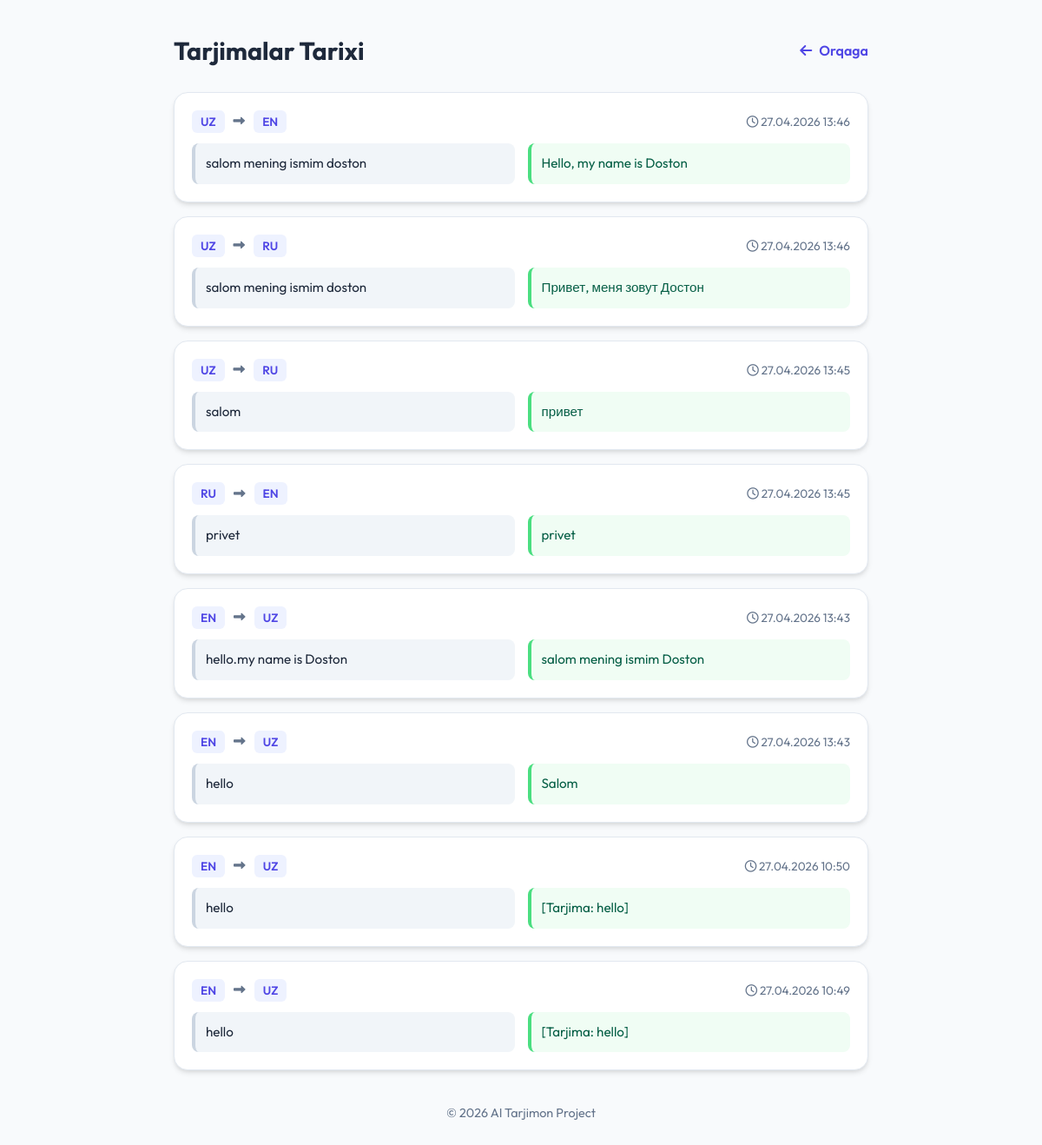
The page /history/ on the database its author committed.
### main/models.py (models this page shows, shortened)
class TranslationHistory(models.Model):
    source_text = models.TextField(verbose_name="Asl matn")
    translated_text = models.TextField(verbose_name="Tarjima qilingan matn")
    from_lang = models.ForeignKey(Language, on_delete=models.PROTECT, related_name='from_translations')
    to_lang = models.ForeignKey(Language, on_delete=models.PROTECT, related_name='to_translations')
    created_at = models.DateTimeField(auto_now_add=True, verbose_name="Vaqti")
    class Meta:
        ordering = ['-created_at']
        verbose_name_plural = "Tarjima tarixi"

class Language(models.Model):
    name = models.CharField(max_length=50, verbose_name="Til nomi")
    code = models.CharField(max_length=10, unique=True, verbose_name="Til kodi (ISO)")

### main/views.py (the view)
# urls.py: path('history/', views.translation_history, name='history'),
def translation_history(request):
    history = TranslationHistory.objects.all()[:50]
    context = {
        'history': history,
    }
    return render(request, 'history.html', context)

### templates/history.html (shortened to what this page needs)
<!DOCTYPE html>
<html lang="uz">
<head>
    <link rel="stylesheet" href="https://cdnjs.cloudflare.com/ajax/libs/font-awesome/6.4.0/css/all.min.css">
</head>
<body>
    <div class="container">
        <header>
            <h1>Tarjimalar Tarixi</h1>
            <a href="/" class="back-btn"><i class="fas fa-arrow-left"></i> Orqaga</a>
        </header>
        <div class="history-list">
            {% for item in history %}
                <div class="history-item">
                    <div class="item-header">
                        <div class="lang-badges">
                            <span class="badge">{{ item.from_lang.code }}</span>
                            <i class="fas fa-long-arrow-alt-right"></i>
                            <span class="badge">{{ item.to_lang.code }}</span>
                        </div>
                        <div class="time">
                            <i class="far fa-clock"></i> {{ item.created_at|date:"d.m.Y H:i" }}
                        </div>
                    </div>
                    <div class="item-content">
                        <div class="text-block source-text">
                            {{ item.source_text|truncatechars:200 }}
                        </div>
                        <div class="text-block translated-text">
                            {{ item.translated_text|truncatechars:200 }}
                        </div>
                    </div>
                </div>
            {% empty %}
                <div class="empty-state">
                    <i class="fas fa-history"></i>
                    <p>Hozircha hech qanday tarjima tarixi yo'q.</p>
                    <p style="margin-top: 10px;"><a href="/" style="color: var(--primary); text-decoration: none; font-weight: 600;">Birinchi tarjimani amalga oshiring</a></p>
                </div>
            {% endfor %}
        </div>
        <footer style="margin-top: 40px; text-align: center; color: var(--text-light); font-size: 0.9rem;">
            <p>&copy; 2026 AI Tarjimon Project</p>
        </footer>
    </div>
</body>
</html>

### templates/history.html (style rules this page uses)
:root { --primary: #4f46e5; --bg: #f8fafc; --card-bg: #ffffff; --text: #1e293b; --text-light: #64748b; --border: #e2e8f0; --shadow: 0 4px 6px -1px rgba(0, 0, 0, 0.1), 0 2px 4px -1px rgba(0, 0, 0, 0.06); }
* { margin: 0; padding: 0; box-sizing: border-box; font-family: 'Outfit', sans-serif; }
body { background: var(--bg); color: var(--text); min-height: 100vh; padding: 40px 20px; }
.container { max-width: 800px; margin: 0 auto; }
header { display: flex; align-items: center; justify-content: space-between; margin-bottom: 30px; }
.back-btn { display: flex; align-items: center; gap: 8px; color: var(--primary); text-decoration: none; font-weight: 600; transition: transform 0.2s; }
h1 { font-size: 1.8rem; font-weight: 700; }
.history-list { display: flex; flex-direction: column; gap: 16px; }
.history-item { background: var(--card-bg); border-radius: 16px; padding: 20px; box-shadow: var(--shadow); border: 1px solid var(--border); transition: transform 0.2s, box-shadow 0.2s; }
.item-header { display: flex; align-items: center; justify-content: space-between; margin-bottom: 12px; font-size: 0.85rem; color: var(--text-light); }
.lang-badges { display: flex; align-items: center; gap: 10px; }
.badge { background: #eef2ff; color: var(--primary); padding: 4px 10px; border-radius: 6px; font-weight: 600; text-transform: uppercase; }
.item-content { display: grid; grid-template-columns: 1fr; gap: 15px; }
.text-block { padding: 12px; background: #f1f5f9; border-radius: 8px; font-size: 0.95rem; line-height: 1.5; }
.source-text { border-left: 4px solid #cbd5e1; }
.translated-text { background: #f0fdf4; border-left: 4px solid #4ade80; color: #065f46; }
@media (min-width: 640px) { .item-content { grid-template-columns: 1fr 1fr; } }

### rows shown on the page
TranslationHistory: from_lang.code "UZ", to_lang.code "EN", created_at "27.04.2026 13:46", source_text "salom mening ismim doston", translated_text "Hello, my name is Doston"
TranslationHistory: from_lang.code "UZ", to_lang.code "RU", created_at "27.04.2026 13:46", source_text "salom mening ismim doston", translated_text "Привет, меня зовут Достон"
TranslationHistory: from_lang.code "UZ", to_lang.code "RU", created_at "27.04.2026 13:45", source_text "salom", translated_text "привет"
TranslationHistory: from_lang.code "RU", to_lang.code "EN", created_at "27.04.2026 13:45", source_text "privet", translated_text "privet"
TranslationHistory: from_lang.code "EN", to_lang.code "UZ", created_at "27.04.2026 13:43", source_text "hello.my name is Doston", translated_text "salom mening ismim Doston"
TranslationHistory: from_lang.code "EN", to_lang.code "UZ", created_at "27.04.2026 13:43", source_text "hello", translated_text "Salom"
TranslationHistory: from_lang.code "EN", to_lang.code "UZ", created_at "27.04.2026 10:50", source_text "hello", translated_text "[Tarjima: hello]"
TranslationHistory: from_lang.code "EN", to_lang.code "UZ", created_at "27.04.2026 10:49", source_text "hello", translated_text "[Tarjima: hello]"
